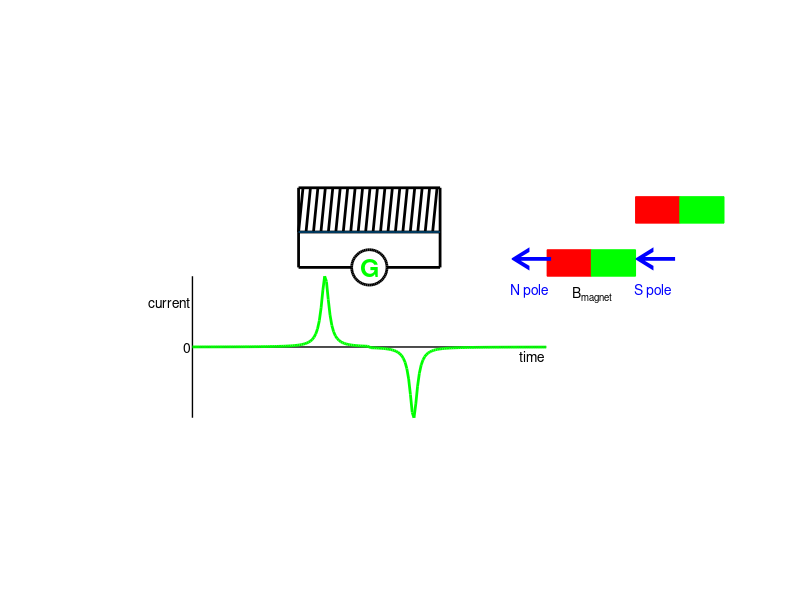

MATLAB code to generate this figure: (Note: this script raises an error after producing the figure.)
% em_emf_1.m
% Animation of a magnet moving through a coil

% Ian Cooper
% School of Physics University of Sydney
% email: cooper@physics.usyd.edu.au

clear all; close all; clc

   xmax = 40.1; xmin = -30;   % limits for X axis
   N = 200;             % steps
   Ni = round(N * 12 / 50);    % location of current peak

figure(1)  % **********************************************************
   set(gcf,'color',[1 1 1]);
   set(gcf,'units','normalized'); 
   set(gcf,'position',[0.1 0.1 0.6 0.6]);
   set(gca,'Xlim',[xmin xmax]);
   set(gca,'xcolor',[1 1 1]);
   set(gca,'ycolor',[1 1 1]);


% plot coil -----------------------------------------------------------
   Lw = 2;
   xc1 = -8; xc2 = 8;
   plot([xc1,xc2],[5 5],'k','linewidth',Lw);
   hold on
   plot([xc2,xc2],[1 10],'k','linewidth',Lw);
   plot([xc1,xc2],[10 10],'k','linewidth',Lw);
   plot([xc1,xc1],[1 10],'k','linewidth',Lw);
   plot([xc1,xc1+6],[1 1],'k','linewidth',Lw);
   plot([xc2,xc2-6],[1 1],'k','linewidth',Lw);
   x1 = linspace(xc1,xc2,20); x2 = x1 + 0.5;
   rectangle('Position',[-2,-1,4,4],'Curvature',[1 1],'linewidth',Lw)
   ht = text(-1,1,'G'); set(ht,'FontSize',18,'Color',[0 1 0],'Fontweight','bold');
   y1 = 5*ones(20,1); y2 = y1 + 5;
     for c = 1 : 19
        plot([x1(c),x2(c)],[y1(c),y2(2)],'k','linewidth',Lw);
     end
   plot(x1,y1)

% plot current graph axes -------------------------------------------- 
   xd = 20; Lw1 = 1;
   plot([-xd,xd],[-8,-8],'k','linewidth',Lw1);
   plot([-xd,-xd],[0,-16],'k','linewidth',Lw1);
   text(-21,-8,'0');
   text(17,-9,'time');
   text(-25,-3,'current');

%plot current -------------------------------------------------------
   A = 0.5; Lw2 = 2;
   xi = linspace(-20,0,N/2);
   yi = A^2 ./(A^2 + (-xi-5).^2);
   yi = 8 .* yi./max(yi) - 8; yi(end) = -8;
   plot(xi,yi,'g','linewidth',Lw2);
   xj = linspace(-0,20,N/2);
   yj = A^2 ./(A^2 + (-xj+5).^2);
   yj = -8 .* yj./max(yj) - 8;yj(1) = -8;
   plot(xj,yj,'g','linewidth',Lw2);


% plot magnet -------------------------------------------------------
   xp1 = [xmax-20,xmax-15]; yp1 = [3,3];
   hp1 = area(xp1,yp1,0);
   set(hp1,'Facecolor',[1 0 0],'EdgeColor',[1 0 0]);
   xq1 = [xmax-15,xmax-10]; yq1 = [3,3];
   hq1 = area(xq1,yq1,0);
   set(hq1,'Facecolor',[0 1 0],'EdgeColor',[0 1 0]);
% arrows
   ht = text(30,2,'\leftarrow');
   set(ht,'Fontsize',32,'Fontweight','bold','Color',[0 0 1]);    
   ht = text(16,2,'\leftarrow');
   set(ht,'Fontsize',32,'Fontweight','bold','Color',[0 0 1]);
   text(23,-2,'B_{magnet}');
   text(16,-1.5,'N pole','Color',[0 0 1]);
   text(30,-1.5,'S pole','Color',[0 0 1]);
   xp = [xmax-10,xmax-5]; yp = [9,9];
   hp = area(xp,yp,6);
   set(hp,'Facecolor',[1 0 0],'EdgeColor',[1 0 0]);
   xq = [xmax-5,xmax]; yq = [9,9];
   hq = area(xq,yq,6);
   set(hq,'Facecolor',[0 1 0],'EdgeColor',[0 1 0]);

% set up graph window ------------------------------------------------
   axis([xmin xmax -25 10]);
   axis equal
   set(gca,'Xlim',[xmin xmax]);
   set(gca,'Ylim',[-18 15]);
   set(gca,'xcolor',[1 1 1]);
   set(gca,'ycolor',[1 1 1]);

   M = getframe;
   %M = getframe(gcf);
   [im,map] = rgb2ind(M.cdata,256,'nodither');  %RGB to indexed images
   im(1,1,1,10) = 0;

% animation ************************************************************

% move magnet ----------------------------------------------------------

dx = (abs(xmin) + xmax - 10)/N;

for c = 1 : N
% clear plotted lines for magnet
   hp = area(xp,yp,6);
   set(hp,'Facecolor',[1 1 1],'EdgeColor',[1 1 1]);
   hq = area(xq,yq,6);
   set(hq,'Facecolor',[1 1 1],'EdgeColor',[1 1 1]); 
   text(12,12,'N pole - B_{induced} - repels magnet','Color',[1 1 1]);
   ht = text(8,11,'\rightarrow');
   set(ht,'Fontsize',32,'Fontweight','bold','Color',[1 1 1]);  
  
% plot coil
   plot([xc1,xc2],[5 5],'k','linewidth',Lw);
   plot([xc2,xc2],[5 10],'k','linewidth',Lw);
   plot([xc1,xc2],[10 10],'k','linewidth',Lw);
   plot([xc1,xc1],[5 10],'k','linewidth',Lw);
   y1 = 5*ones(20,1); y2 = y1 + 5;
  for cc = 1 : 19
     plot([x1(cc),x2(cc)],[y1(cc),y2(2)],'k','linewidth',Lw);
  end
   plot(x1,y1,'k','linewidth',Lw);
  
% plot magnet     
   xp = xp - dx;
   xq = xq - dx;
   hp = area(xp,yp,6);
   set(hp,'Facecolor',[1 0 0],'EdgeColor',[1 0 0]);
   hq = area(xq,yq,6);
   set(hq,'Facecolor',[0 1 0],'EdgeColor',[0 1 0]);    
 
% plot coil
   plot([xc1,xc2],[5 5],'k','linewidth',Lw);
   plot([xc2,xc2],[5 10],'k','linewidth',Lw);
   plot([xc1,xc2],[10 10],'k','linewidth',Lw);
   plot([xc1,xc1],[5 10],'k','linewidth',Lw);
   y1 = 5*ones(20,1); y2 = y1 + 5;
     for cc = 1 : 19
        plot([x1(cc),x2(cc)],[y1(cc),y2(2)],'k','linewidth',Lw);
     end
   plot(x1,y1,'k','linewidth',Lw)
 
% plot point on current graph
   if c < N/2, plot(xi(c),yi(c),'go'); end;
   if c > N/2, plot(xj(c-N/2),yj(c-N/2),'go'); end;
   
   if c < N/2
   ht = text(3,1.6,'\rightarrow');
   set(ht,'Fontsize',32,'Fontweight','bold','Color',[0 1 0]);
   else
   ht = text(3,1.6,'\rightarrow');
   set(ht,'Fontsize',32,'Fontweight','bold','Color',[1 1 1]);    
   ht = text(3,1.6,'\leftarrow');
   set(ht,'Fontsize',32,'Fontweight','bold','Color',[0 1 0]);    
   end

% plot Binduced arrow
   if c < N/2
   text(12,12,'N pole - B_{induced} - repels magnet');
   ht = text(8,11,'\rightarrow');
   set(ht,'Fontsize',32,'Fontweight','bold','Color',[0 0 1]);  
   else
   text(-8,12,'N pole - B_{induced} - attracts magnet');
   ht = text(-12,11,'\leftarrow');
   set(ht,'Fontsize',32,'Fontweight','bold','Color',[0 0 1]);      
   end
   
% store image
   M = getframe; 
   %M = getframe(gcf);
   im(:,:,1,c) = rgb2ind(M.cdata,map,'nodither');
   
   pause(0.01);

   
end

%  SAVE ANIMATED GIF ======================================================
% im - images to be saved
% map - color map for images
% ag_name - file name for animated gif
% DelayTime - time delay in seconds between viewing images
% LoopCount - animated gif will continuously
ag_name = 'animation.gif';
delay = 0.1;
imwrite(im,map,ag_name,'DelayTime',delay,'LoopCount',inf);
